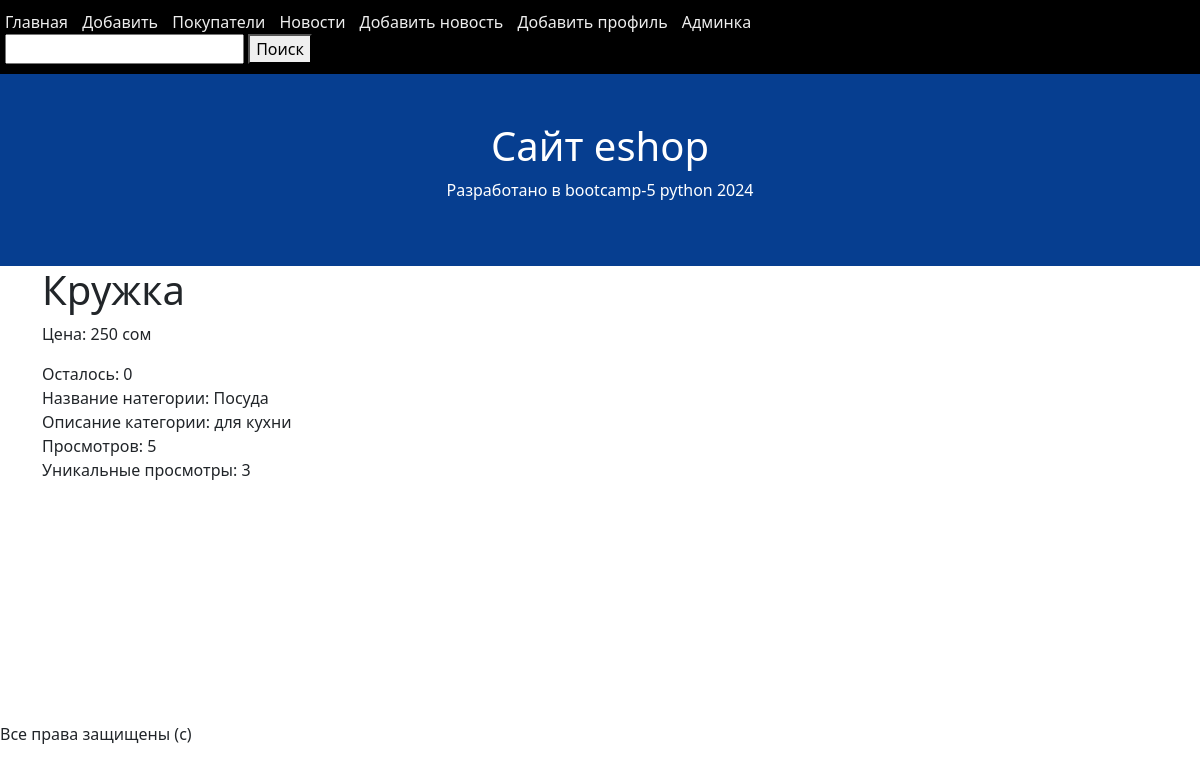
/product-detail/2/, run on the app's committed database.
### core/models.py (models this page shows, shortened)
class Product(models.Model):
    name = models.CharField(max_length=100)
    description = models.TextField(null=True, blank=True)
    price = models.IntegerField()
    qty = models.IntegerField(default=0)
    costumer_views = models.ManyToManyField(
        to=Costumer,
        blank=True,
    )
    category = models.ForeignKey(
        to=Category,
        on_delete=models.SET_NULL,
        null=True, blank=True,
        verbose_name="Категория",
    )
    rating = models.IntegerField(default=0)
    guarantee = models.DateField(null=True, blank=True)
    expiration_date = models.DateField(null=True, blank=True)
    created_at = models.DateTimeField(null=True, auto_now_add=True)
    updated_at = models.DateTimeField(null=True, auto_now=True)
    views_qty = models.IntegerField(default=0)

class Category(models.Model):
    name = models.CharField(max_length=100)
    description = models.TextField(verbose_name="Описание", null=True, blank=False)

### core/views.py (the view, shortened to what this page needs)
# urls.py: path('product-detail/<int:id>/', product_detail, name='product-detail'),
def product_detail(request, id):
    product_object = Product.objects.get(id=id)
    product_object.views_qty += 1
    product_object.save()
    context = {
        "product": product_object,
    }
    return render(request, 'product_detail.html', context)

### core/templates/product_detail.html (shortened to what this page needs)
{% extends 'base.html' %}
{% block content %}
<h1>{{ product.name }}</h1>
<p>Цена: {{ product.price }} сом</p>
<div>Осталось: {{ product.qty }}</div>
<div>Название натегории: {{ product.category.name }}</div>
<div>Описание категории: {{ product.category.description }}</div>
<div>Просмотров: {{ product.views_qty }}</div>
<div>Уникальные просмотры:  {{ product.costumer_views.count }}</div>
{% endblock %}

### data on the page
Product: name "Кружка", price "250", qty "0", category.name "Посуда", category.description "для кухни", views_qty "5", costumer_views.count "3"
